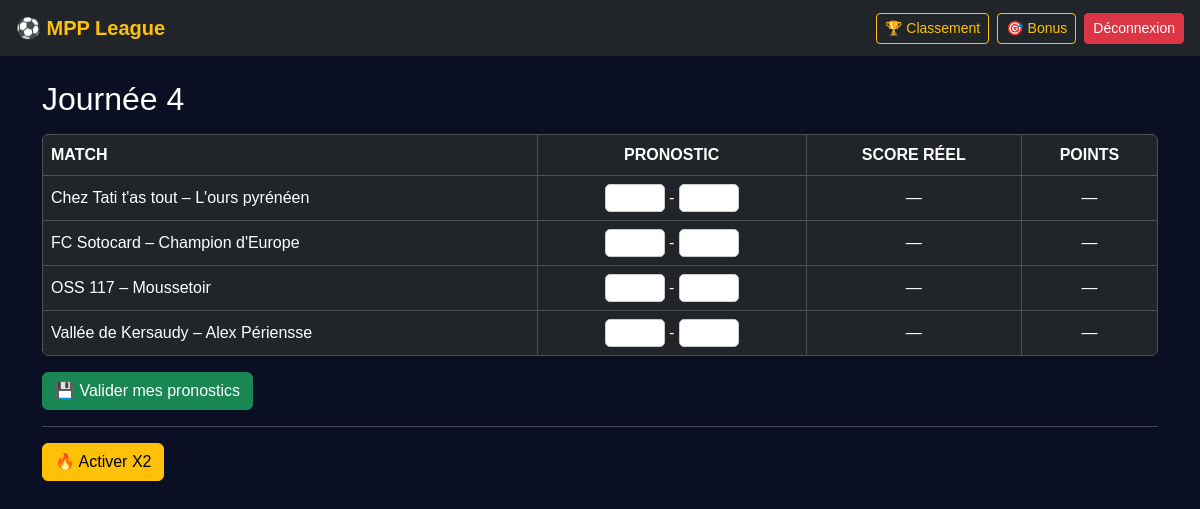
/journee/4 (signed in), run on the app's committed database.
### tables this page shows
CREATE TABLE journees (
    id INTEGER PRIMARY KEY AUTOINCREMENT,
    nom TEXT,
    date_debut TEXT,
    verrou TEXT,
    mail_rappel_envoye INTEGER DEFAULT 0,
    mail_verrou_envoye INTEGER DEFAULT 0
);

CREATE TABLE matchs (
    id INTEGER PRIMARY KEY AUTOINCREMENT,
    journee_id INTEGER,
    equipe_dom TEXT,
    equipe_ext TEXT
);

### app.py (the view, shortened to what this page needs)
@app.route("/journee/<int:jid>", methods=["GET", "POST"])
@login_required
def journee(jid):
    conn = db()
    journee = conn.execute(
        "SELECT * FROM journees WHERE id=?",
        (jid,)
    ).fetchone()
    if not journee:
        return "Journée introuvable", 404
    verrouille = now() >= datetime.fromisoformat(journee["verrou"])
    rows = conn.execute("""
    SELECT
        m.id AS match_id,
        m.equipe_dom,
        m.equipe_ext,
        p.score_dom AS prono_dom,
        p.score_ext AS prono_ext,
        r.score_dom AS real_dom,
        r.score_ext AS real_ext,
        CASE
            WHEN r.score_dom IS NULL THEN NULL

            -- 3 pts : score exact
            WHEN p.score_dom = r.score_dom
            AND p.score_ext = r.score_ext
            THEN 3

            -- 2 pts : bonne différence de buts
            WHEN (p.score_dom - p.score_ext) = (r.score_dom - r.score_ext)
            THEN 2

            -- 1 pt : bonne issue (victoire / nul / défaite)
            WHEN (p.score_dom - p.score_ext) * (r.score_dom - r.score_ext) > 0
                OR (p.score_dom = p.score_ext AND r.score_dom = r.score_ext)
            THEN 1

            ELSE 0
        END AS points
    FROM matchs m
    LEFT JOIN pronos p
        ON p.match_id = m.id AND p.user_id = ?
    LEFT JOIN results r
        ON r.match_id = m.id
    WHERE m.journee_id = ?
    ORDER BY m.id
    """, (session["user_id"], jid)).fetchall()
    x2_current = conn.execute("""
        SELECT 1 FROM x2 WHERE user_id=? AND journee_id=?
    """, (session["user_id"], jid)).fetchone()
    x2_other = conn.execute("""
        SELECT j.id, j.nom
        FROM x2 x
        JOIN journees j ON j.id = x.journee_id
        WHERE x.user_id=? AND x.journee_id != ?
    """, (session["user_id"], jid)).fetchone()
    x2_mult = 2 if x2_current else 1
    return render_template(
        "journee.html",
        journee=journee,
        matchs=rows,
        verrouille=verrouille,
        x2_current=x2_current,
        x2_other=x2_other,
        x2_mult=x2_mult
    )

### app.py (called while the page is built)
def db():
    conn = sqlite3.connect(DB)
    conn.row_factory = sqlite3.Row
    return conn

def now():
    return datetime.now()

def login_required(f):
    @wraps(f)
    def wrap(*args, **kwargs):
        if "user_id" not in session:
            return redirect("/login")
        return f(*args, **kwargs)
    return wrap

### templates/journee.html (shortened to what this page needs)
{% extends "layout.html" %}
{% block content %}
<h2 class="text-white mb-3">{{ journee.nom }}</h2>
<form method="post">
<table class="table table-dark table-bordered align-middle">
<thead>
<tr>
    <th>Match</th>
    <th class="text-center">Pronostic</th>
    <th class="text-center">Score réel</th>
    <th class="text-center">Points</th>
</tr>
</thead>
<tbody>
{% for m in matchs %}
<tr
>
    <td>{{ m.equipe_dom }} – {{ m.equipe_ext }}</td>
    <td class="text-center">
        <input type="number" min="0" name="dom_{{ m.match_id }}"
               value="{{ m.prono_dom if m.prono_dom is not none }}"
               {% if verrouille %}disabled{% endif %} style="width:60px;">
        -
        <input type="number" min="0" name="ext_{{ m.match_id }}"
               value="{{ m.prono_ext if m.prono_ext is not none }}"
               {% if verrouille %}disabled{% endif %} style="width:60px;">
    </td>
    <td class="text-center">
        {% if m.real_dom is not none %}
            {{ m.real_dom }} - {{ m.real_ext }}
        {% else %}
            —
        {% endif %}
    </td>
    <td class="text-center">
        {% if m.points is not none %}
            <span class="fw-bold">{{ m.points * x2_mult }}</span>
        {% else %}
            —
        {% endif %}
    </td>
</tr>
{% endfor %}
</tbody>
</table>
{% if not verrouille %}
<button class="btn btn-success">💾 Valider mes pronostics</button>
{% else %}
<div class="alert alert-secondary">Pronostics verrouillés</div>
{% endif %}
</form>
<hr>
{% if not x2_current and not x2_other and not verrouille %}
<form method="post" action="/x2/on/{{ journee.id }}">
    <button class="btn btn-warning">🔥 Activer X2</button>
</form>
{% elif x2_other %}
<div class="alert alert-secondary">
    Bonus X2 déjà utilisé sur {{ x2_other.nom }}
</div>
{% endif %}
{% endblock %}

### static/style.css (style rules this page uses)
body { background: #0a0f24 url('/static/football-bg.jpg') center/cover no-repeat; color: #f8f9fa; font-family: 'Montserrat', sans-serif; }
table { background: rgba(255,255,255,0.85); color: #000; border-radius: 8px; overflow: hidden; }
table th { background: #1e3a8a; color: #fff; text-transform: uppercase; }
table td { padding: 8px; font-weight: 500; }
input, select { border-radius: 5px; border: 1px solid #ccc; }

### data on the page
journees: nom "Journée 4"
matchs: equipe_dom "Chez Tati t'as tout", equipe_ext "L'ours pyrénéen"
matchs: equipe_dom "FC Sotocard", equipe_ext "Champion d'Europe"
matchs: equipe_dom "OSS 117", equipe_ext "Moussetoir"
matchs: equipe_dom "Vallée de Kersaudy", equipe_ext "Alex Périensse"
